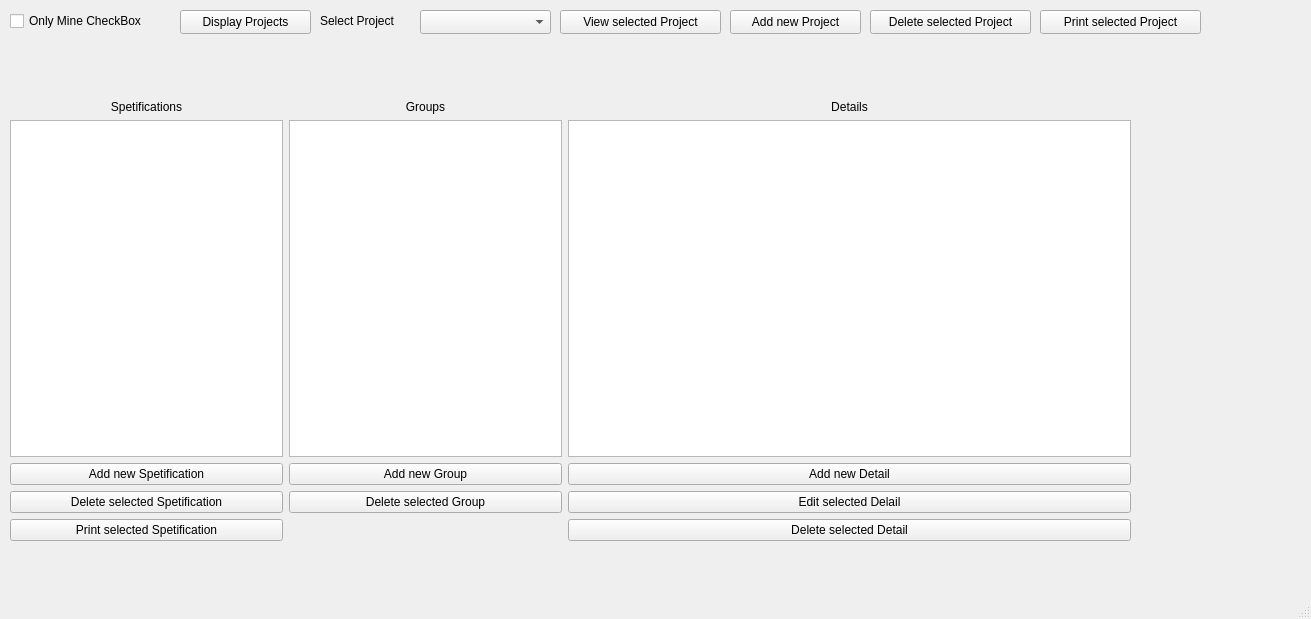
<?xml version="1.0" encoding="UTF-8"?>
<ui version="4.0">
 <class>MainWindow</class>
 <widget class="QMainWindow" name="MainWindow">
  <property name="geometry">
   <rect>
    <x>0</x>
    <y>0</y>
    <width>1311</width>
    <height>619</height>
   </rect>
  </property>
  <property name="windowTitle">
   <string>MainWindow</string>
  </property>
  <widget class="QWidget" name="centralwidget">
   <widget class="QWidget" name="gridLayoutWidget">
    <property name="geometry">
     <rect>
      <x>10</x>
      <y>100</y>
      <width>1121</width>
      <height>441</height>
     </rect>
    </property>
    <layout class="QGridLayout" name="gridLayout">
     <item row="0" column="1">
      <widget class="QLabel" name="Groupslabel">
       <property name="text">
        <string>Groups</string>
       </property>
       <property name="alignment">
        <set>Qt::AlignCenter</set>
       </property>
      </widget>
     </item>
     <item row="3" column="0">
      <widget class="QPushButton" name="DelselectedSpecpushButton">
       <property name="text">
        <string>Delete selected Spetification</string>
       </property>
      </widget>
     </item>
     <item row="0" column="2">
      <widget class="QLabel" name="Detailslabel">
       <property name="text">
        <string>                                                                               Details                                                                               </string>
       </property>
       <property name="alignment">
        <set>Qt::AlignCenter</set>
       </property>
      </widget>
     </item>
     <item row="0" column="0">
      <widget class="QLabel" name="Spetificationslabel">
       <property name="text">
        <string>Spetifications</string>
       </property>
       <property name="alignment">
        <set>Qt::AlignCenter</set>
       </property>
      </widget>
     </item>
     <item row="1" column="2">
      <widget class="QTableView" name="DetailstableView"/>
     </item>
     <item row="1" column="1">
      <widget class="QTableView" name="GroupstableView"/>
     </item>
     <item row="1" column="0">
      <widget class="QTableView" name="SpetificationstableView"/>
     </item>
     <item row="2" column="0">
      <widget class="QPushButton" name="AddnewSpecpushButton">
       <property name="text">
        <string>Add new Spetification</string>
       </property>
      </widget>
     </item>
     <item row="4" column="0">
      <widget class="QPushButton" name="PSSpushButton">
       <property name="text">
        <string>Print selected Spetification</string>
       </property>
      </widget>
     </item>
     <item row="2" column="1">
      <widget class="QPushButton" name="ANGpushButton">
       <property name="text">
        <string>Add new Group</string>
       </property>
      </widget>
     </item>
     <item row="3" column="1">
      <widget class="QPushButton" name="DSGpushButton">
       <property name="text">
        <string>Delete selected Group</string>
       </property>
      </widget>
     </item>
     <item row="2" column="2">
      <widget class="QPushButton" name="ANDpushButton">
       <property name="text">
        <string>Add new Detail</string>
       </property>
      </widget>
     </item>
     <item row="3" column="2">
      <widget class="QPushButton" name="ESDpushButton">
       <property name="text">
        <string>Edit selected Delail</string>
       </property>
      </widget>
     </item>
     <item row="4" column="2">
      <widget class="QPushButton" name="DSDpushButton">
       <property name="text">
        <string>Delete selected Detail</string>
       </property>
      </widget>
     </item>
    </layout>
   </widget>
   <widget class="QCheckBox" name="OnlyMinecheckBox">
    <property name="geometry">
     <rect>
      <x>10</x>
      <y>10</y>
      <width>161</width>
      <height>22</height>
     </rect>
    </property>
    <property name="text">
     <string>Only Mine CheckBox</string>
    </property>
   </widget>
   <widget class="QComboBox" name="SelectProjectcomboBox">
    <property name="geometry">
     <rect>
      <x>420</x>
      <y>10</y>
      <width>131</width>
      <height>24</height>
     </rect>
    </property>
   </widget>
   <widget class="QLabel" name="SelectProjectlabel">
    <property name="geometry">
     <rect>
      <x>320</x>
      <y>10</y>
      <width>91</width>
      <height>21</height>
     </rect>
    </property>
    <property name="text">
     <string>Select Project</string>
    </property>
   </widget>
   <widget class="QPushButton" name="AddnewProjectpushButton">
    <property name="geometry">
     <rect>
      <x>730</x>
      <y>10</y>
      <width>131</width>
      <height>24</height>
     </rect>
    </property>
    <property name="text">
     <string>Add new Project</string>
    </property>
   </widget>
   <widget class="QPushButton" name="DelselectedProjectpushButton">
    <property name="geometry">
     <rect>
      <x>870</x>
      <y>10</y>
      <width>161</width>
      <height>24</height>
     </rect>
    </property>
    <property name="text">
     <string>Delete selected Project</string>
    </property>
   </widget>
   <widget class="QPushButton" name="PrintselectedProjectpushButton">
    <property name="geometry">
     <rect>
      <x>1040</x>
      <y>10</y>
      <width>161</width>
      <height>24</height>
     </rect>
    </property>
    <property name="text">
     <string>Print selected Project</string>
    </property>
   </widget>
   <widget class="QPushButton" name="ViewselectedProjectpushButton">
    <property name="geometry">
     <rect>
      <x>560</x>
      <y>10</y>
      <width>161</width>
      <height>24</height>
     </rect>
    </property>
    <property name="text">
     <string>View selected Project</string>
    </property>
   </widget>
   <widget class="QPushButton" name="DisplayProjectspushButton">
    <property name="geometry">
     <rect>
      <x>180</x>
      <y>10</y>
      <width>131</width>
      <height>24</height>
     </rect>
    </property>
    <property name="text">
     <string>Display Projects</string>
    </property>
   </widget>
  </widget>
  <widget class="QMenuBar" name="menubar">
   <property name="geometry">
    <rect>
     <x>0</x>
     <y>0</y>
     <width>1311</width>
     <height>21</height>
    </rect>
   </property>
  </widget>
  <widget class="QStatusBar" name="statusbar"/>
 </widget>
 <resources/>
 <connections/>
</ui>
